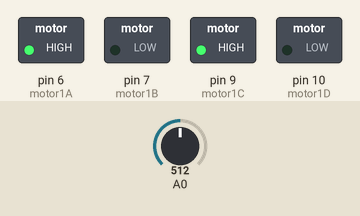
Recording of a sketch running on a simulated Arduino Uno, built with avr-gcc and run on an emulated ATmega328P. Parts: switched loads named in the sketch (green lamp = pin HIGH). Dashed ring = blinking. Inputs (shaded band) come from the test bench; at power-on: A0 = 512.

Above: at 1.27 s.
1.3 s: A0 set to 0
At 2.1 s:
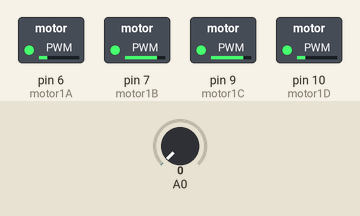
3.1 s: A0 set to 3
4.6 s: A0 set to 6
At 7.49 s:
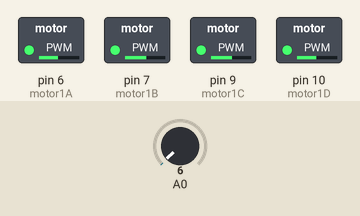
7.6 s: A0 set to 122
At 7.81 s:
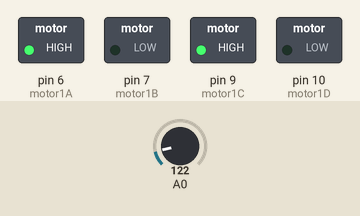
10.6 s: A0 set to 306
Timing chart, 0 to 14.6 s (numbered marks = the images above; inputs shaded):
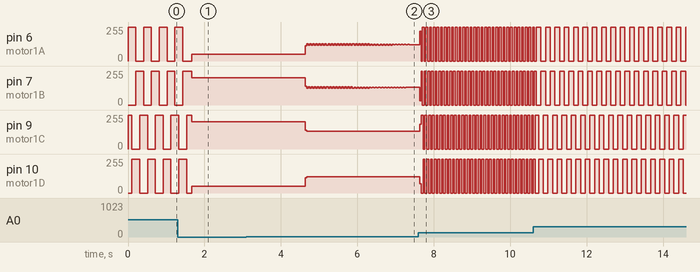

The sketch:

Four_wire_stepper.ino
```cpp
/*****************************
Four wire stepper motor demo
by Bob Davis
February 5, 2014
*****************************/
int motor1A =6;
int motor1B =7;
int motor1C =9;
int motor1D =10;
int mspeed =0;

void setup() {
pinMode(motor1A, OUTPUT);
pinMode(motor1B, OUTPUT);
pinMode(motor1C, OUTPUT);
pinMode(motor1D, OUTPUT);
}

void loop() {
// analog read is from 0 to 1024
mspeed=(analogRead(A0)/5);
  digitalWrite (motor1A, HIGH);
  digitalWrite(motor1B, LOW);
  digitalWrite (motor1C, HIGH);
  digitalWrite(motor1D, LOW);
delay(mspeed);
  digitalWrite (motor1A, HIGH);
  digitalWrite(motor1B, LOW);
  digitalWrite (motor1C, LOW);
  digitalWrite(motor1D, HIGH);
delay(mspeed);
  digitalWrite (motor1A, LOW);
  digitalWrite(motor1B, HIGH);
  digitalWrite (motor1C, LOW);
  digitalWrite(motor1D, HIGH);
delay(mspeed);
  digitalWrite (motor1A, LOW);
  digitalWrite(motor1B, HIGH);
  digitalWrite (motor1C, HIGH);
  digitalWrite(motor1D, LOW);
delay(mspeed);
}
```

Measured:
- the behaviour switches between 4 and 5 on A0 (found by bisection; images 1 and 2)
- after the input at 3.1 s, every drawn part: stays the same
- after the input at 7.6 s, pin 6 (motor1A): 121/255 → 223/255 at once, then repeats every 0.07 s: 0/255 0.03 s, 255/255 0.05 s; pin 7 (motor1B): 134/255 → 32/255 at once, then repeats every 0.07 s: 255/255 0.03 s, 0/255 0.05 s
